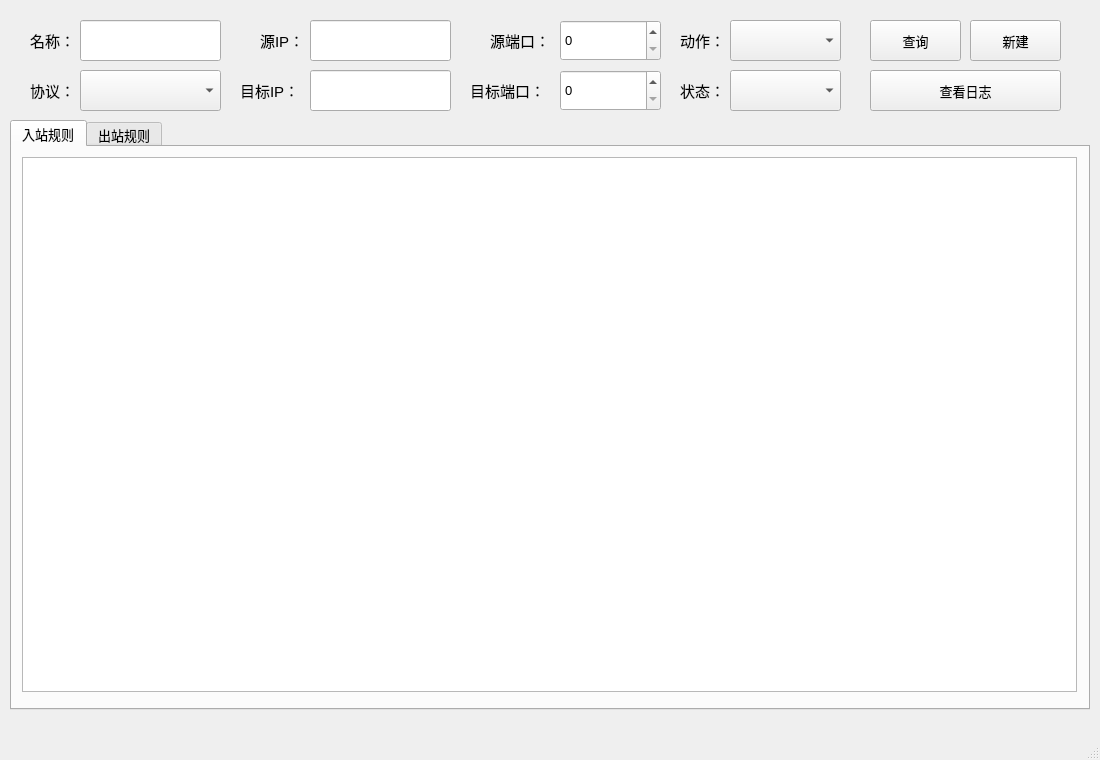
<?xml version="1.0" encoding="UTF-8"?>
<ui version="4.0">
 <class>MainWindow</class>
 <widget class="QMainWindow" name="MainWindow">
  <property name="geometry">
   <rect>
    <x>0</x>
    <y>0</y>
    <width>1100</width>
    <height>760</height>
   </rect>
  </property>
  <property name="windowTitle">
   <string>MainWindow</string>
  </property>
  <widget class="QWidget" name="centralwidget">
   <widget class="QPushButton" name="pushButton_add">
    <property name="geometry">
     <rect>
      <x>970</x>
      <y>20</y>
      <width>91</width>
      <height>41</height>
     </rect>
    </property>
    <property name="font">
     <font>
      <pointsize>10</pointsize>
     </font>
    </property>
    <property name="styleSheet">
     <string notr="true"/>
    </property>
    <property name="text">
     <string>新建</string>
    </property>
    <property name="icon">
     <iconset resource="res.qrc">
      <normaloff>:/new/icons/static/add.png</normaloff>:/new/icons/static/add.png</iconset>
    </property>
   </widget>
   <widget class="QTabWidget" name="tabWidget">
    <property name="geometry">
     <rect>
      <x>10</x>
      <y>120</y>
      <width>1080</width>
      <height>590</height>
     </rect>
    </property>
    <property name="font">
     <font>
      <pointsize>10</pointsize>
     </font>
    </property>
    <property name="currentIndex">
     <number>0</number>
    </property>
    <widget class="QWidget" name="tab_in">
     <attribute name="title">
      <string>入站规则</string>
     </attribute>
     <widget class="QTableWidget" name="tableWidget_in">
      <property name="geometry">
       <rect>
        <x>10</x>
        <y>10</y>
        <width>1055</width>
        <height>535</height>
       </rect>
      </property>
     </widget>
    </widget>
    <widget class="QWidget" name="tab_out">
     <attribute name="title">
      <string>出站规则</string>
     </attribute>
     <widget class="QTableWidget" name="tableWidget_out">
      <property name="geometry">
       <rect>
        <x>10</x>
        <y>10</y>
        <width>1055</width>
        <height>535</height>
       </rect>
      </property>
     </widget>
    </widget>
   </widget>
   <widget class="QPushButton" name="pushButton_log">
    <property name="geometry">
     <rect>
      <x>870</x>
      <y>70</y>
      <width>191</width>
      <height>41</height>
     </rect>
    </property>
    <property name="font">
     <font>
      <pointsize>10</pointsize>
     </font>
    </property>
    <property name="text">
     <string>查看日志</string>
    </property>
    <property name="icon">
     <iconset resource="res.qrc">
      <normaloff>:/new/icons/static/log.png</normaloff>:/new/icons/static/log.png</iconset>
    </property>
   </widget>
   <widget class="QLabel" name="label">
    <property name="geometry">
     <rect>
      <x>490</x>
      <y>30</y>
      <width>61</width>
      <height>21</height>
     </rect>
    </property>
    <property name="font">
     <font>
      <pointsize>11</pointsize>
     </font>
    </property>
    <property name="text">
     <string>源端口：</string>
    </property>
   </widget>
   <widget class="QPushButton" name="pushButton_search">
    <property name="geometry">
     <rect>
      <x>870</x>
      <y>20</y>
      <width>91</width>
      <height>41</height>
     </rect>
    </property>
    <property name="font">
     <font>
      <pointsize>10</pointsize>
     </font>
    </property>
    <property name="text">
     <string>查询</string>
    </property>
    <property name="icon">
     <iconset resource="res.qrc">
      <normaloff>:/new/icons/static/search.png</normaloff>:/new/icons/static/search.png</iconset>
    </property>
   </widget>
   <widget class="QSpinBox" name="spinBox_srcPort">
    <property name="geometry">
     <rect>
      <x>560</x>
      <y>20</y>
      <width>101</width>
      <height>41</height>
     </rect>
    </property>
    <property name="font">
     <font>
      <pointsize>10</pointsize>
     </font>
    </property>
   </widget>
   <widget class="QComboBox" name="comboBox_pro">
    <property name="geometry">
     <rect>
      <x>80</x>
      <y>70</y>
      <width>141</width>
      <height>41</height>
     </rect>
    </property>
    <property name="font">
     <font>
      <pointsize>10</pointsize>
     </font>
    </property>
   </widget>
   <widget class="QLabel" name="label_2">
    <property name="geometry">
     <rect>
      <x>30</x>
      <y>80</y>
      <width>51</width>
      <height>21</height>
     </rect>
    </property>
    <property name="font">
     <font>
      <pointsize>11</pointsize>
     </font>
    </property>
    <property name="text">
     <string>协议：</string>
    </property>
   </widget>
   <widget class="QLabel" name="label_3">
    <property name="geometry">
     <rect>
      <x>30</x>
      <y>30</y>
      <width>51</width>
      <height>21</height>
     </rect>
    </property>
    <property name="font">
     <font>
      <pointsize>11</pointsize>
     </font>
    </property>
    <property name="text">
     <string>名称：</string>
    </property>
   </widget>
   <widget class="QLineEdit" name="lineEdit_name">
    <property name="geometry">
     <rect>
      <x>80</x>
      <y>20</y>
      <width>141</width>
      <height>41</height>
     </rect>
    </property>
    <property name="font">
     <font>
      <pointsize>10</pointsize>
     </font>
    </property>
   </widget>
   <widget class="QSpinBox" name="spinBox_dstPort">
    <property name="geometry">
     <rect>
      <x>560</x>
      <y>70</y>
      <width>101</width>
      <height>41</height>
     </rect>
    </property>
    <property name="font">
     <font>
      <pointsize>10</pointsize>
     </font>
    </property>
   </widget>
   <widget class="QLabel" name="label_4">
    <property name="geometry">
     <rect>
      <x>470</x>
      <y>80</y>
      <width>91</width>
      <height>21</height>
     </rect>
    </property>
    <property name="font">
     <font>
      <pointsize>11</pointsize>
     </font>
    </property>
    <property name="text">
     <string>目标端口：</string>
    </property>
   </widget>
   <widget class="QLabel" name="label_5">
    <property name="geometry">
     <rect>
      <x>260</x>
      <y>30</y>
      <width>51</width>
      <height>21</height>
     </rect>
    </property>
    <property name="font">
     <font>
      <pointsize>11</pointsize>
     </font>
    </property>
    <property name="text">
     <string>源IP：</string>
    </property>
   </widget>
   <widget class="QLineEdit" name="lineEdit_srcIP">
    <property name="geometry">
     <rect>
      <x>310</x>
      <y>20</y>
      <width>141</width>
      <height>41</height>
     </rect>
    </property>
    <property name="font">
     <font>
      <pointsize>10</pointsize>
     </font>
    </property>
   </widget>
   <widget class="QLabel" name="label_6">
    <property name="geometry">
     <rect>
      <x>240</x>
      <y>80</y>
      <width>61</width>
      <height>21</height>
     </rect>
    </property>
    <property name="font">
     <font>
      <pointsize>11</pointsize>
     </font>
    </property>
    <property name="text">
     <string>目标IP：</string>
    </property>
   </widget>
   <widget class="QLineEdit" name="lineEdit_dstIP">
    <property name="geometry">
     <rect>
      <x>310</x>
      <y>70</y>
      <width>141</width>
      <height>41</height>
     </rect>
    </property>
    <property name="font">
     <font>
      <pointsize>10</pointsize>
     </font>
    </property>
   </widget>
   <widget class="QLabel" name="label_7">
    <property name="geometry">
     <rect>
      <x>680</x>
      <y>30</y>
      <width>51</width>
      <height>21</height>
     </rect>
    </property>
    <property name="font">
     <font>
      <pointsize>11</pointsize>
     </font>
    </property>
    <property name="text">
     <string>动作：</string>
    </property>
   </widget>
   <widget class="QComboBox" name="comboBox_act">
    <property name="geometry">
     <rect>
      <x>730</x>
      <y>20</y>
      <width>111</width>
      <height>41</height>
     </rect>
    </property>
    <property name="font">
     <font>
      <pointsize>10</pointsize>
     </font>
    </property>
   </widget>
   <widget class="QComboBox" name="comboBox_en">
    <property name="geometry">
     <rect>
      <x>730</x>
      <y>70</y>
      <width>111</width>
      <height>41</height>
     </rect>
    </property>
    <property name="font">
     <font>
      <pointsize>10</pointsize>
     </font>
    </property>
   </widget>
   <widget class="QLabel" name="label_8">
    <property name="geometry">
     <rect>
      <x>680</x>
      <y>80</y>
      <width>51</width>
      <height>21</height>
     </rect>
    </property>
    <property name="font">
     <font>
      <pointsize>11</pointsize>
     </font>
    </property>
    <property name="text">
     <string>状态：</string>
    </property>
   </widget>
  </widget>
  <widget class="QMenuBar" name="menubar">
   <property name="geometry">
    <rect>
     <x>0</x>
     <y>0</y>
     <width>1100</width>
     <height>25</height>
    </rect>
   </property>
  </widget>
  <widget class="QStatusBar" name="statusbar"/>
 </widget>
 <resources>
  <include location="res.qrc"/>
 </resources>
 <connections/>
</ui>
